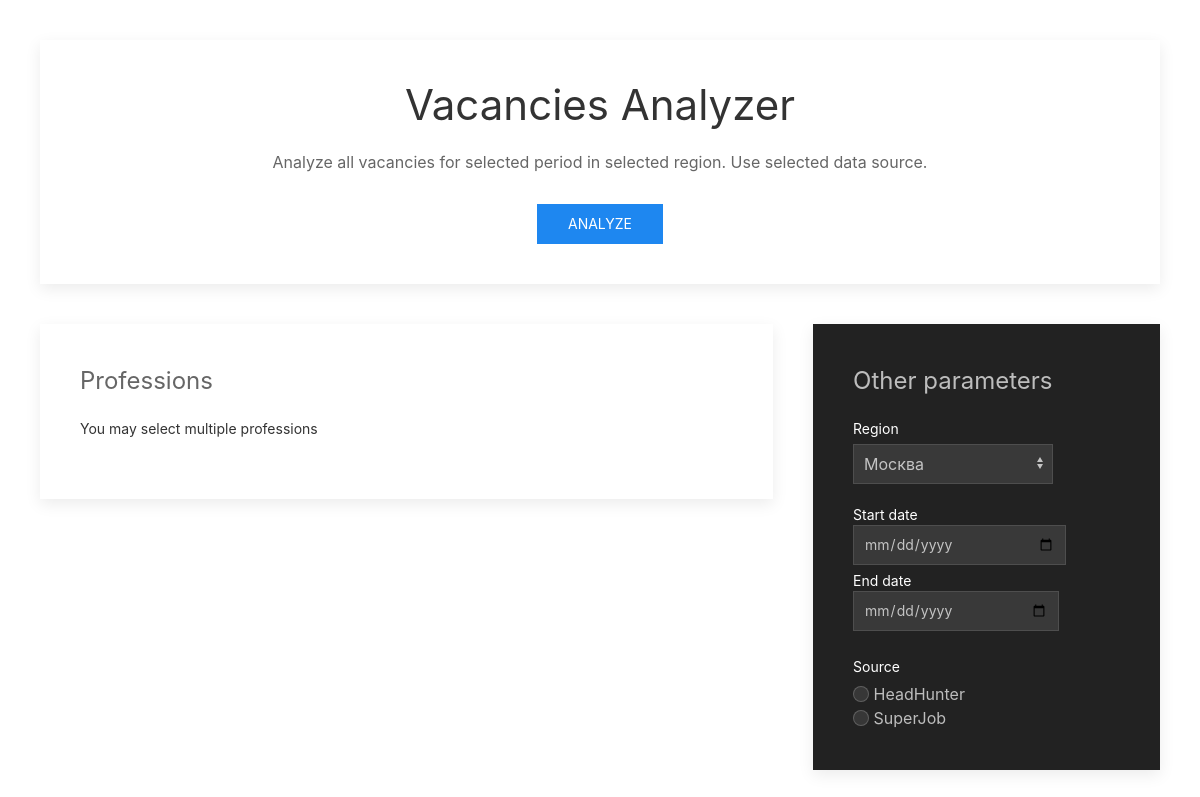
Before: / with the older database file.
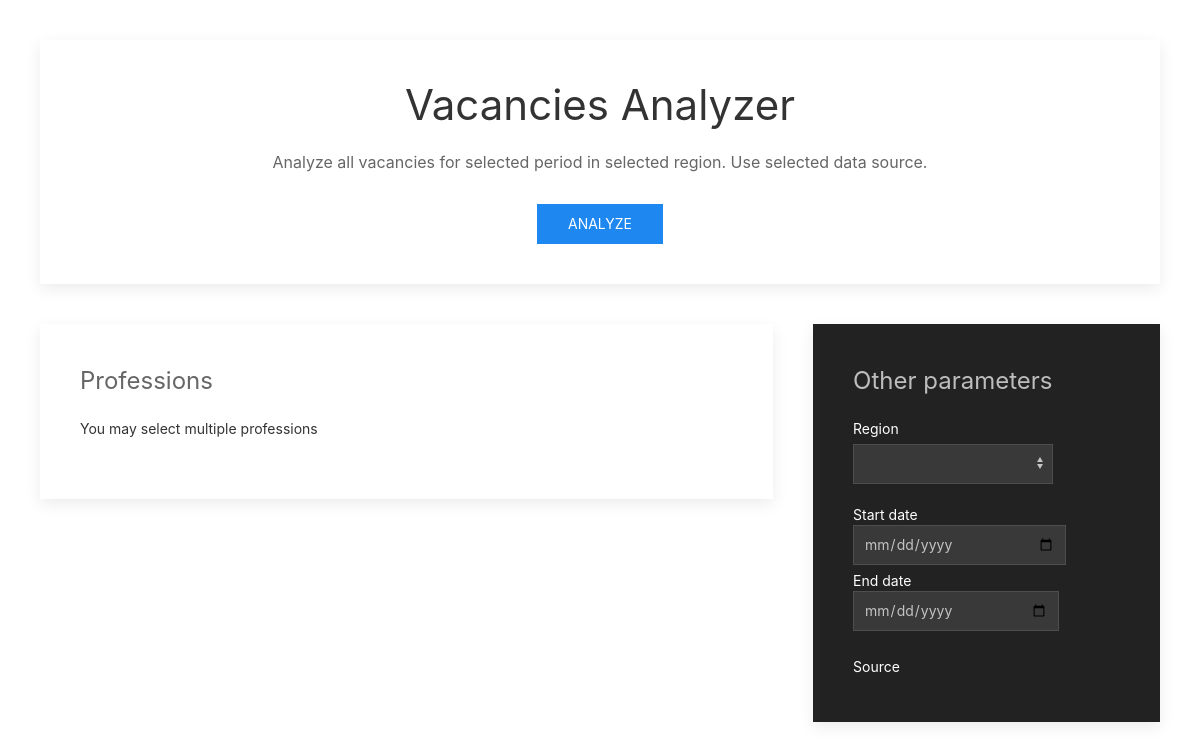
After: the same page with the newer database file.
### models.py (models this page shows, shortened)
class Source(db.Model):
    id = db.Column(db.Integer, primary_key=True)
    name = db.Column(db.String(64), index=True, unique=True)
    is_support = db.Column(db.Boolean)
    vacancies = db.relationship('Vacancy', backref='source', lazy='dynamic')

### app.py (the view)
@app.route('/')
def home():
    professions = Profstandard.query.all()
    regions = Region.query.all()
    sources = Source.query.all()
    return render_template('index.html', title='home', professions=professions, regions=regions, sources=sources)

### app.py (called while the page is built)
@app.after_request
def add_header(response):
    response.headers['X-UA-Compatible'] = 'IE=Edge,chrome=1'
    response.headers['Cache-Control'] = 'public, max-age=0'
    return response

### templates/index.html (shortened to what this page needs)
<!DOCTYPE html>
<html lang="en">
<head>
    <link rel="stylesheet" href="../static/css/uikit.min.css" />
</head>
<body>
<form action="/search" method="get" class="uk-form-stacked">
    <div class="uk-padding">
        <div class="uk-card uk-card-default uk-card-body">
            <h1 class="uk-text-center">Vacancies Analyzer</h1>
            <p class="uk-text-center">Analyze all vacancies for selected period in selected region. Use selected data source.</p>
            <button class="uk-button uk-button-primary uk-align-center" type="submit">Analyze</button>
        </div>
    </div>
    <div class="uk-padding uk-padding-remove-top">
        <div class="uk-child-width-expand@s" uk-grid>
            <div class="uk-width-2-3@m">
                <div class="uk-card uk-card-default uk-card-body">
                    <legend class="uk-legend">Professions</legend>
                    <div class="uk-margin">
                        <div class="uk-form-label">You may select multiple professions</div>
                    </div>
                </div>
            </div>
            <div>
                <div class="uk-card uk-card-secondary uk-card-body">
                    <legend class="uk-legend">Other parameters</legend>
                    <div class="uk-margin">
                        <label class="uk-form-label" for="form-stacked_select">Region</label>
                        <div class="uk-form-controls">
                            <select name="region" class="uk-select uk-form-width-medium" id="form-stacked_select">
                                {% for region in regions %}
                                    <option value="{{ region.id }}">{{ region.name }}</option>
                                {% endfor %}
                            </select>
                        </div>
                    </div>
                    <div class="uk-margin uk-grid-small uk-child-width-auto uk-grid">
                        <label class="uk-form-label">Start date<input type="date" name="sdate" class="uk-input"/></label>
                        <label class="uk-form-label">End date<input type="date" name="edate" class="uk-input"/></label>
                    </div>
                    <div class="uk-margin">
                        <div class="uk-form-label">Source</div>
                        <div class="uk-form-controls">
                            {% for source in sources %}
                                <label><input class="uk-radio"
                                        {% if source.is_support == False %}
                                              disabled
                                        {% endif %}
                                              type="radio" value="{{ source.id }}" name="source"> {{ source.name }}</label><br>
                            {% endfor %}
                        </div>
                    </div>
                </div>
            </div>
        </div>
    </div>
</form>
</body>
</html>

Changed rows visible on the page:
removed Source: is_support "☐ HeadHunter", name "HeadHunter"
removed Source: is_support "☐ SuperJob", name "SuperJob"
Other visible differences:
form field region: "Москва" → (not shown)
